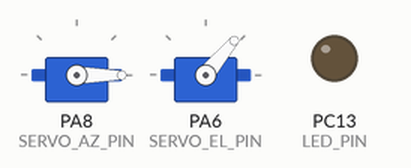
Recording of a sketch running on a simulated STM32 Blue Pill. Shown: 2 × servo, output pins drawn as LEDs (lit = HIGH).

Above: at 7.75 s.
At 11.95 s:
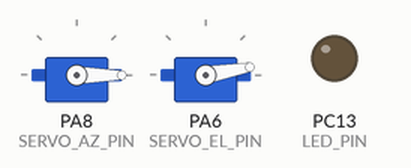
Timing chart, 0 to 15.4 s (numbered marks = the images above):
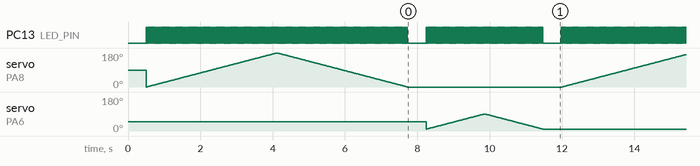

The sketch:

ServoTest.ino
```cpp
/*
 * ServoTest - simple servo test for STM32F103 Blue Pill
 * ------------------------------------------------------
 * Sweeps the two servos slowly so you can confirm they move and which
 * direction they turn.
 *
 *   Azimuth servo : signal on PA8   (board label A8)
 *   Elevation servo: signal on PA6  (board label A6)
 *
 * The on-board LED (PC13) blinks while the sketch runs, so a steady LED
 * means the program is alive and the servos are being commanded.
 *
 * Wiring (for a quick bench test, power one servo from the STM32):
 *   servo RED   -> STM32 5V
 *   servo BROWN -> STM32 GND
 *   servo ORANGE-> PA8  (azimuth)  or  PA6 (elevation)
 *
 * Build : arduino-cli compile --fqbn STMicroelectronics:stm32:GenF1:pnum=BLUEPILL_F103CB
 * Flash : host/flash_stm32.py flash <bin>
 */

#include <Servo.h>

#define SERVO_AZ_PIN  PA8
#define SERVO_EL_PIN  PA6
#define LED_PIN       PC13

#define STEP_MS       20      // slow enough to see the sweep clearly

Servo azServo;
Servo elServo;

void blinkLed() {
  digitalWrite(LED_PIN, !digitalRead(LED_PIN));
  delay(STEP_MS);
}

void setup() {
  pinMode(LED_PIN, OUTPUT);
  azServo.attach(SERVO_AZ_PIN);
  elServo.attach(SERVO_EL_PIN);
  azServo.write(90);     // start centred
  elServo.write(50);
  delay(500);
}

void loop() {
  // Sweep AZIMUTH: 0 -> 180 -> 0
  for (int a = 0; a <= 180; a++) { azServo.write(a); blinkLed(); }
  for (int a = 180; a >= 0; a--) { azServo.write(a); blinkLed(); }
  delay(500);

  // Sweep ELEVATION: 10 -> 90 -> 10
  for (int a = 10; a <= 90; a++) { elServo.write(a); blinkLed(); }
  for (int a = 90; a >= 10; a--) { elServo.write(a); blinkLed(); }
  delay(500);
}
```

Measured:
- by itself, PC13 (LED_PIN): repeats every 11.5 s: HIGH 0.02 s, LOW 0.52 s, 80 × (HIGH 0.02 s, LOW 0.02 s), HIGH 0.02 s, LOW 0.52 s, 180 × (HIGH 0.02 s, LOW 0.02 s)
